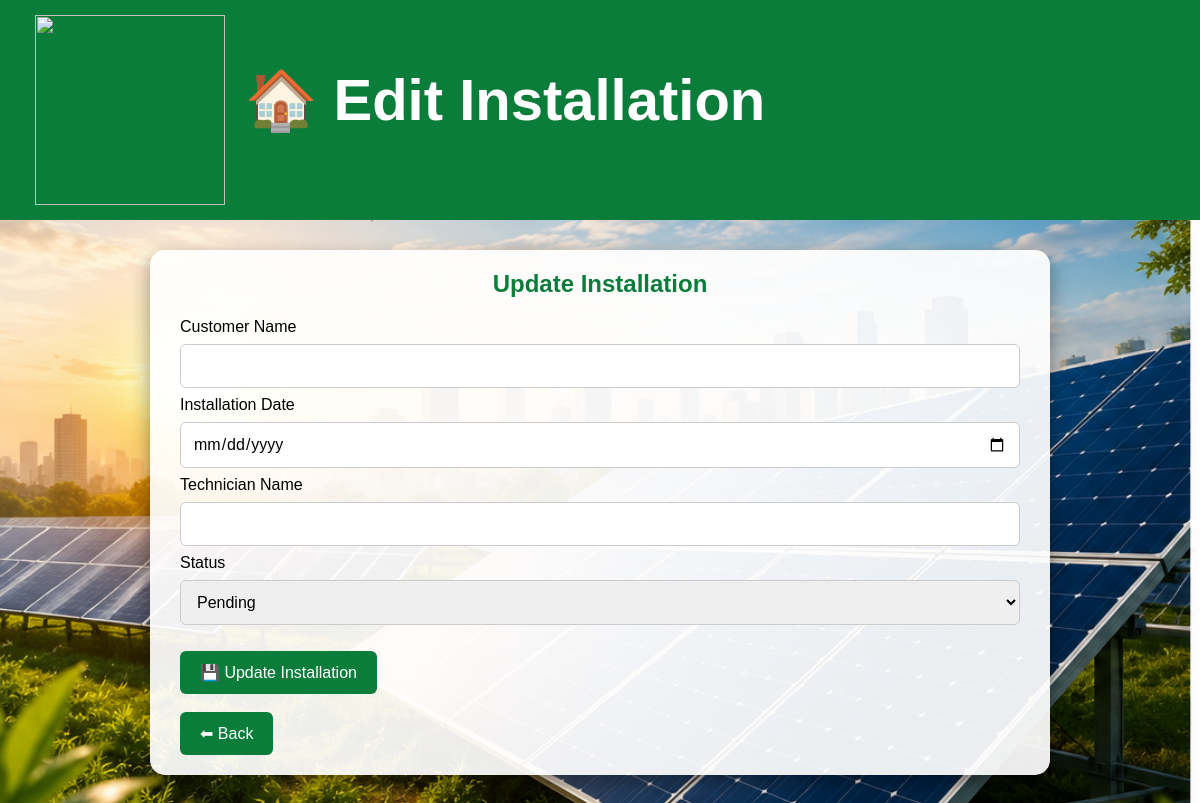
/edit_installation/2, run on an earlier commit of the app's database.
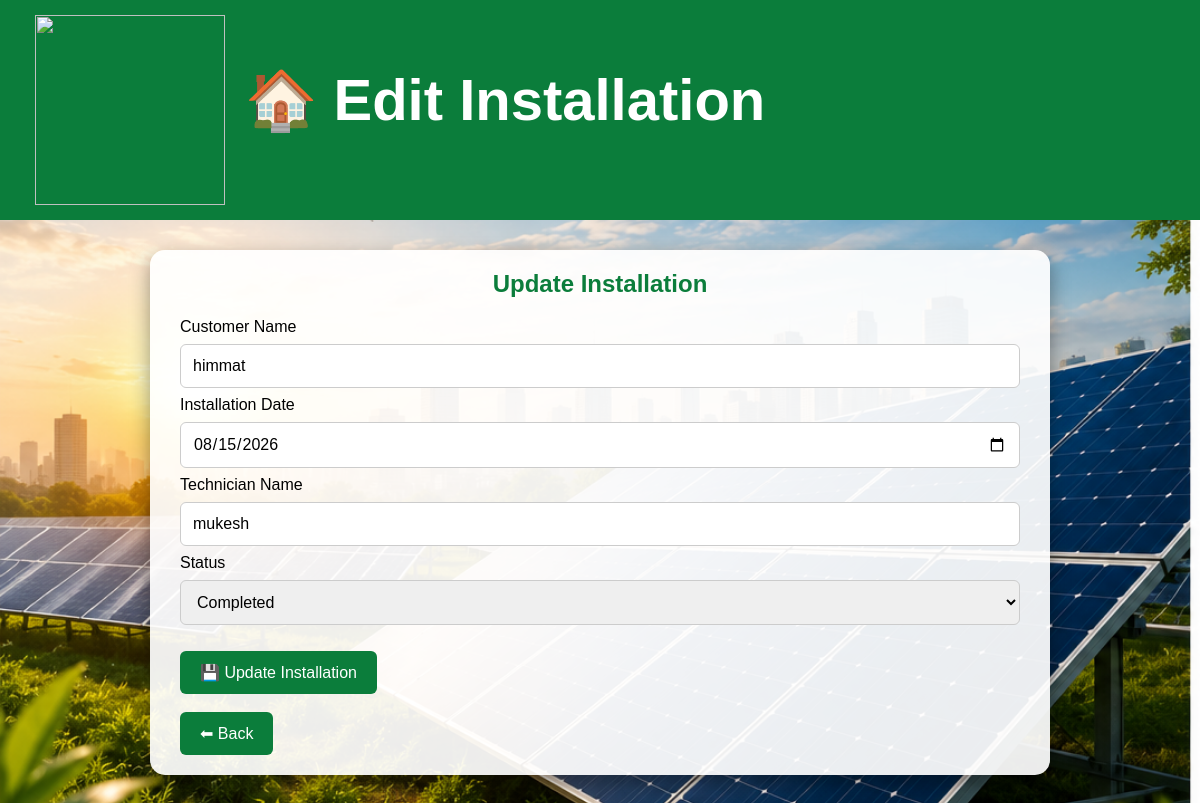
And on a later commit of the database.
### tables this page shows
CREATE TABLE installations(
    id INTEGER PRIMARY KEY AUTOINCREMENT,
    customer_name TEXT,
    install_date TEXT,
    technician TEXT,
    status TEXT
);

### app.py (the view)
@app.route("/edit_installation/<int:id>")
def edit_installation(id):
    c = connect_db()
    cur = c.cursor()
    cur.execute("SELECT * FROM installations WHERE id=?", (id,))
    installation = cur.fetchone()
    c.close()
    return render_template("edit_installation.html", installation=installation)

### app.py (called while the page is built)
def connect_db():
    return sqlite3.connect("solar.db")

### templates/edit_installation.html (shortened to what this page needs)
<!DOCTYPE html>
<html>
<head>
    <link rel="stylesheet" href="{{ url_for('static', filename='style.css') }}">
</head>
<body>
<header class="header">
    <div class="header-left">
        <img src="{{ url_for('static', filename='images/logo.png') }}" class="logo">
        <h1>🏠 Edit Installation</h1>
    </div>
</header>
<div class="container">
<h2>Update Installation</h2>
<form action="/update_installation/{{ installation[0] }}" method="POST">
<label>Customer Name</label>
<input type="text" name="customer_name" value="{{ installation[1] }}" required>
<label>Installation Date</label>
<input type="date" name="install_date" value="{{ installation[2] }}" required>
<label>Technician Name</label>
<input type="text" name="technician" value="{{ installation[3] }}" required>
<label>Status</label>
<select name="status">
    <option {% if installation[4]=='Pending' %}selected{% endif %}>Pending</option>
    <option {% if installation[4]=='Completed' %}selected{% endif %}>Completed</option>
</select>
<br><br>
<button type="submit">💾 Update Installation</button>
</form>
<br>
<a href="/installation">
    <button type="button">⬅ Back</button>
</a>
</div>
</body>
</html>

What changed in the data, as far as the page shows it:
added installations: customer_name "himmat", install_date "08/15/2026", technician "mukesh", status "Completed"
Also different on the page:
form field status: "Pending" → (not shown)
